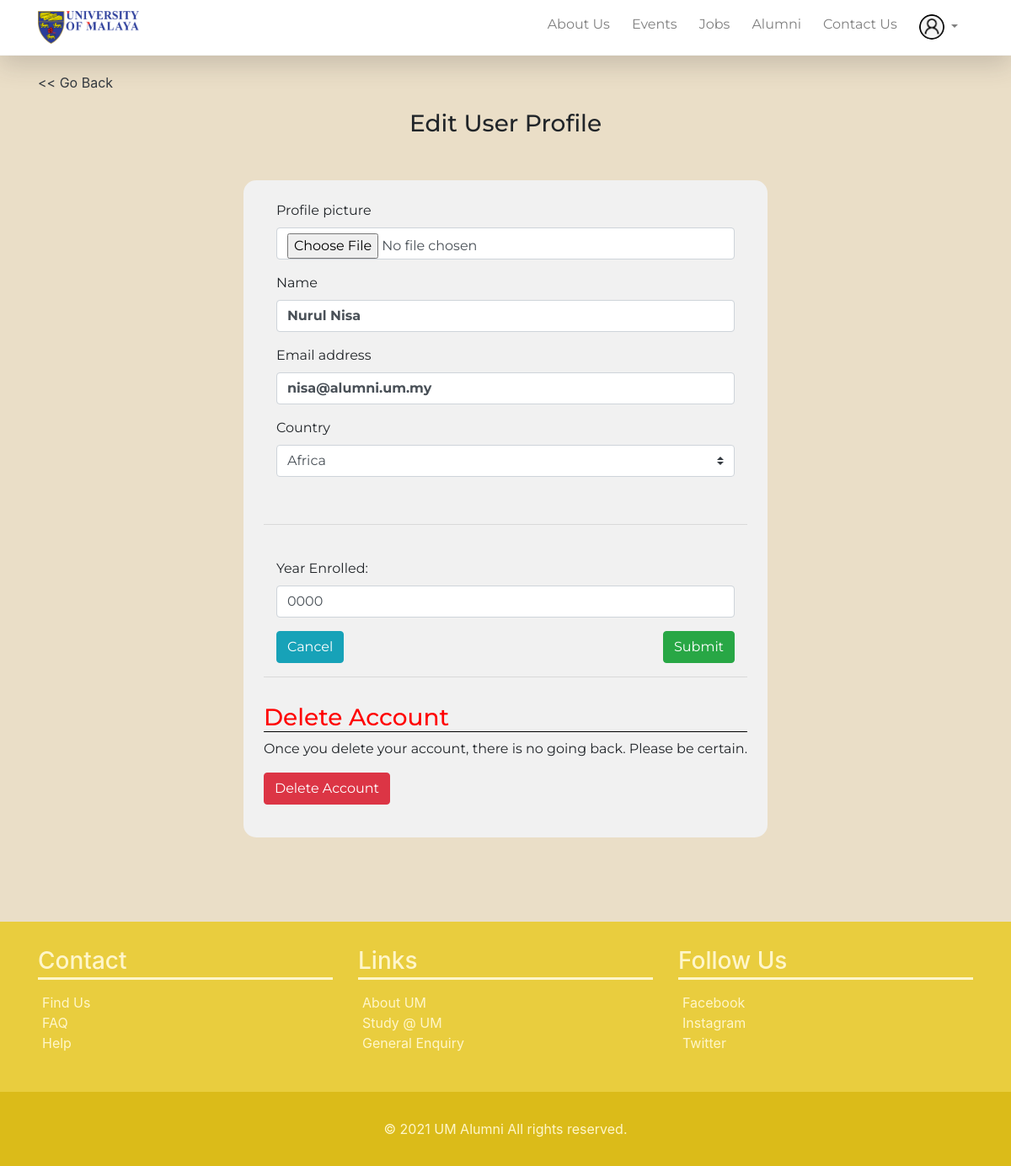
/edit_profile.php (signed in), run on the app's committed database.
### tables this page shows
CREATE TABLE `users` (
  `id` int(10) UNSIGNED NOT NULL,
  `full_name` varchar(100) NOT NULL,
  `email` varchar(100) NOT NULL,
  `password` varchar(100) NOT NULL,
  `grad_year` year(4) NOT NULL,
  `profile_picture_url` varchar(100) NOT NULL,
  `enroll_year` year(4) NOT NULL,
  `fac_id` int(10) UNSIGNED NOT NULL,
  `status_id` int(10) UNSIGNED NOT NULL,
  `country_id` int(10) UNSIGNED NOT NULL
);

CREATE TABLE `countries` (
  `id` int(10) UNSIGNED NOT NULL,
  `country` varchar(100) NOT NULL
);

### edit_profile.php (the view, shortened to what this page needs)
<?php
include_once("include/config.php");
$id = $_SESSION['user_id'];
$result = $conn->prepare("SELECT * FROM users WHERE id =$id");
$result->execute();
$row = $result->fetch(PDO::FETCH_ASSOC);
$id = $_SESSION['user_id'];
$countries = $conn->prepare("SELECT users.* , countries.country FROM users INNER JOIN countries ON users.country_id = countries.id WHERE users.id=$id");
$countries->execute();
$cou = $countries->fetch(PDO::FETCH_ASSOC);
?>
<!DOCTYPE html>
<head>
    <link rel="stylesheet" href="styles/editProfile.css">
    <link rel="stylesheet" href="styles/style.css">
    <link rel="stylesheet" href="https://maxcdn.bootstrapcdn.com/bootstrap/4.5.0/css/bootstrap.min.css">
    <link rel="stylesheet" href="https://maxcdn.bootstrapcdn.com/bootstrap/4.0.0/css/bootstrap.min.css"
>
    <link href="http://cdnjs.cloudflare.com/ajax/libs/font-awesome/4.3.0/css/font-awesome.css" rel="stylesheet"
        type='text/css'>
</head>
<body>
    <?php
    include_once("navigation.php");
    ?>
    <main class="flex-shrink-0">
        <div class="container ">
        <a href="profile.php" class="mb-3 text-dark"><< Go Back</a>
            <div class="row gutters">
                <div class="col-sm-12 d-flex justify-content-center ">
                    <form class="horizontal" action="process_edit_profile.php" method="POST">
                        <div class="panel panel-default">
                            <div class="panel-heading">
                                <h3>Edit User Profile</h3>
                            </div>
                            <div class="panel-body">
                                <div class="form-group">
                                    <label class="col-md-3">Profile picture</label>
                                    <div class="col-sm-12">
                                        <input type="file" class="form-control" id="profile_picture_url" name="profile_picture_url">
                                    </div>
                                </div>
                                <div class="form-group">
                                    <label class="col-md-3">Name</label>
                                    <div class="col-sm-12">
                                        <input type="text" style="font-weight: bold;" class="form-control" id="full_name" name="full_name" placeholder="Enter your name" required value="<?php echo $row['full_name'] ?>">
                                    </div>
                                </div>
                                <div class="form-group">
                                    <label class="col-md-3">Email address</label>
                                    <div class="col-sm-12">
                                        <input type="email" style="font-weight: bold;" class="form-control" id="email" name="email" placeholder="Enter your email address" value="<?php echo $row['email'] ?>">
                                    </div>
                                </div>
                                <div class="form-group">
                                    <label class="col-md-3 control-label">Country</label>
                                    <div class="col-sm-12">
                                        <select id="country" name="country" class="custom-select" required>
                                                <option value=""><?php echo $cou['country'] ?></option>
                                            </select>
                                    </div>
                                </div>
                                <br>
                                <hr><br>
                                <div class="form-group">
                                    <label class="col-md-3">Year Enrolled:</label>
                                    <div class="col-sm-12">
                                        <input type="text" class="form-control" id="enroll_year" name="enroll_year" placeholder="Enter your year of study" value = "<?php echo $row['enroll_year']?>">
                                    </div>
                                </div>
                                <div class="col-sm-12">
                                        <button id="submit" type="submit" class="btn btn-success" data-toggle="modal"
                                            data-target="#submitModal">Submit</button>
                                        <button type="button" id="cancel" class="btn btn-info" data-toggle="modal"
                                            data-target="#cancelModal">Cancel</button>
                                    </div>
                                <hr>
                                <div class="delete-section">
                                    <h3>Delete Account</h3>
                                    <p>Once you delete your account, there is no going back. Please be certain.                                    </p>
                                    <button type="button" class="btn btn-danger " data-toggle="modal"
                                    data-target="#deleteModal">Delete Account</button>
                                </div>
                                </div>
                    </form>
                </div>
            </div>
        </div>
    </main>
<?php
include_once("footer.php");
?>
</body>
</html>

### styles/editProfile.css (style rules this page uses)
html, body { height: 100%; margin-bottom: 20px; }
main { background-color: var(--section-bg-color); padding-top: 20px; padding-bottom: 50px; }
.panel { border-radius: 4px; }
.panel-heading { font-family: 'Montserrat', sans-serif; text-align: center; margin-top: 20px; }
.panel-body { font-family:'Montserrat', sans-serif; background: #f1f1f1; border: 0px; padding: 1.5rem; margin-top: 50px; margin-bottom: 50px; border-radius: 15px; width: 100%; }
#submit { float:right; }
.delete-section { padding: 15px 0; }
.delete-section h3 { color: red; border-bottom: 1px solid #000; }

### styles/style.css (style rules this page uses)
html, body { height: 100%; background: var(--bg-color); }

### data on the page
users: full_name "Nurul Nisa", email "nisa@alumni.um.my", country "Africa", enroll_year "0000"
